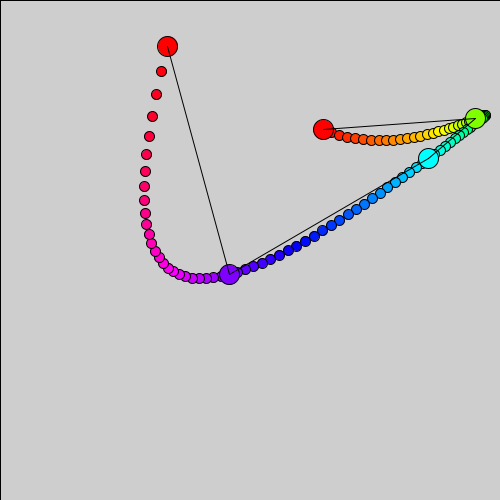
Frame 1 (no input)
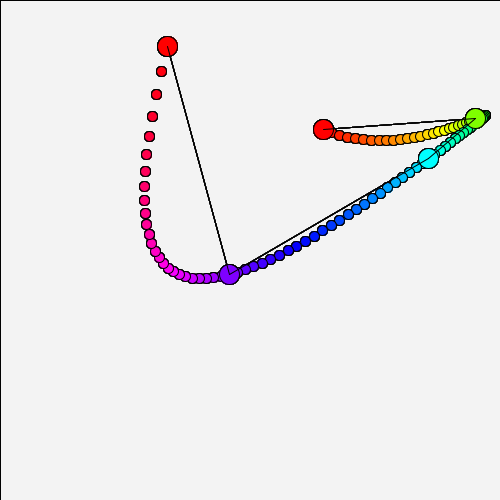
Frame 60 (the mouse pressed at the canvas centre just before this capture)
Frame 120 (the mouse held since frame 60 and released just before this capture): identical to frame 60, image omitted

The Processing sketch that drew these frames (run headless with seeded random() and noise(); from frame 60 on, the mouse is pressed at the canvas centre):

// Processing sketch: Lagrange
// ── Lagrange.pde
float[] tt = { 0, 0.25, 0.5, 0.75, 1 };
//float[] tt = { 0.0, 0.1, 0.2, 0.3, 0.4,
//               0.5, 0.6, 0.7, 0.8, 0.9, 1.0 };

float L(int n, int i, float t) {
  float a = 1, b = 1;
  for (int j = 0; j <= n; j++) {
    if (j == i) continue;
    a *= t - tt[j];
    b *= tt[i] - tt[j];
  }
  return a/b;
}

void setup() {
  //size(300, 300);
  size(500, 500);
  colorMode(HSB);
  init_handles(tt.length);
}

void draw() {
  fill(0, 0, 255, 10);
  rect(0, 0, width, height);
  int n = handles.size();
  float dt = 0.01;
  //float dt = 0.005;
  for (float t = 0; t <= 1; t += dt) {
    float x = 0, y = 0;
    for (int i = 0; i < n; i++) {
      Handle h = handles.get(i);
      float a = L(n-1, i, t);
      x += a*h.x;
      y += a*h.y;
    }
    fill(map(t, 0, 1, 0, 255), 255, 255);
    ellipse(x, y, 10, 10);
  }
  draw_handles();
}
// ── Handle.pde
class Handle {
  float x, y;
  color c;
  float r;
  boolean selected;
  Handle (float x, float y, color c) {
    this.x = x;
    this.y = y;
    this.c = c;
    r = 10;
  }
  void draw() {
    pushStyle();
    color col = c;
    if (selected) {
      col = color((hue(c)+128) % 256, 255, 255);
    }
    fill(col);
    ellipse(x, y, 2*r, 2*r);
    popStyle();
  }
  boolean hit(float px, float py) {
    return dist(x, y, px, py) < r;
  }
}
// ── Handles.pde
ArrayList<Handle> handles = new ArrayList<Handle>();

void init_handles(int n) {
  for (int i = 0; i < n; i++) {
    float x = random(width);
    float y = random(height);
    color c = color(map(i, 0, n-1, 0, 255), 255, 255);
    handles.add(new Handle(x, y, c));
  }
}

void draw_handles() {
  Handle lastH = null;
  int n = handles.size();
  for (int i = 0; i < n; i++) {
    Handle h = handles.get(i);
    h.draw();
    if (lastH != null) {
      line(lastH.x, lastH.y, h.x, h.y);
    }
    lastH = h;
  }
}

Handle dragging = null;
float dragStartX, dragStartY;
float dragOriginX, dragOriginY;

void mouseMoved() {
  for (Handle h : handles) {
    h.selected = h.hit(mouseX, mouseY);
  }
}

void mousePressed() {
  for (Handle h : handles) {
    if (h.selected) {
      dragging = h;
      break;
    }
  }
  if (dragging != null) {
    dragStartX = mouseX;
    dragStartY = mouseY;
    dragOriginX = dragging.x;
    dragOriginY = dragging.y;
  }
}

void mouseDragged() {
  if (dragging == null) {
    return;
  }
  dragging.x = dragOriginX + (mouseX - dragStartX);
  dragging.y = dragOriginY + (mouseY - dragStartY);
}

void mouseReleased() {
  dragging = null;
}
